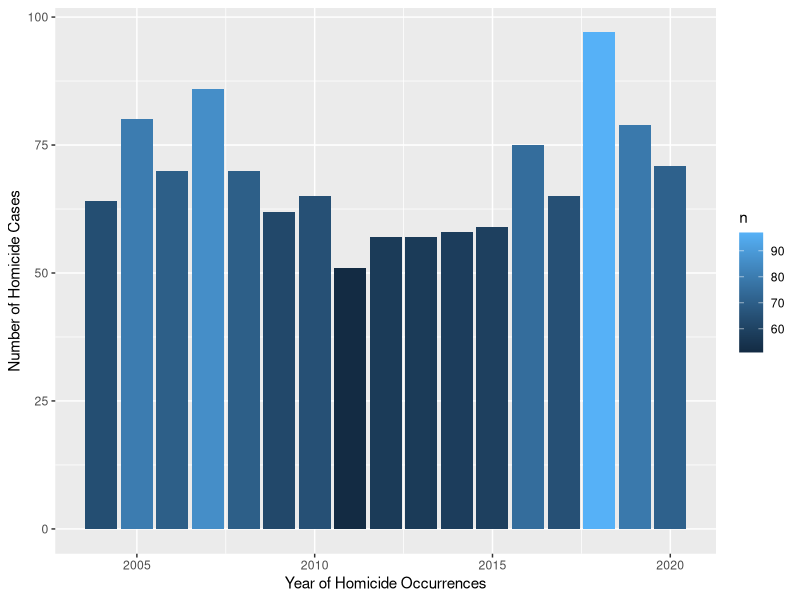
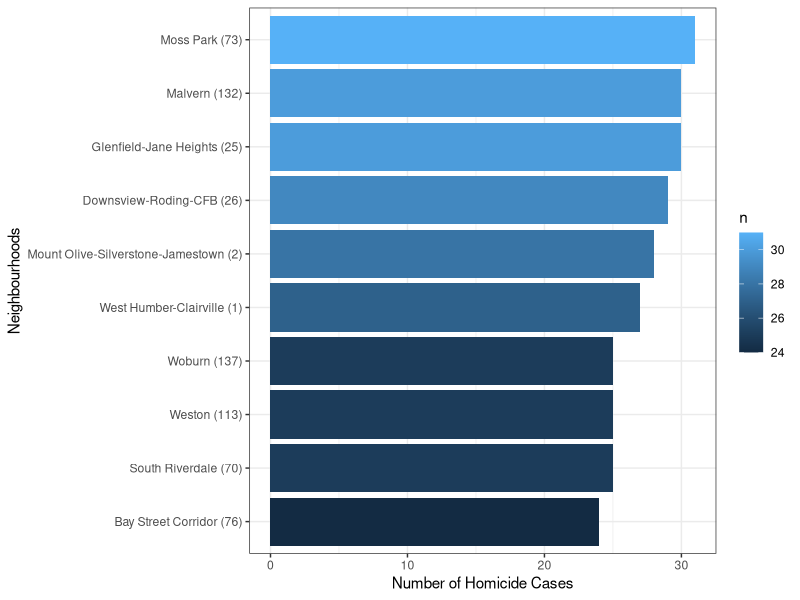
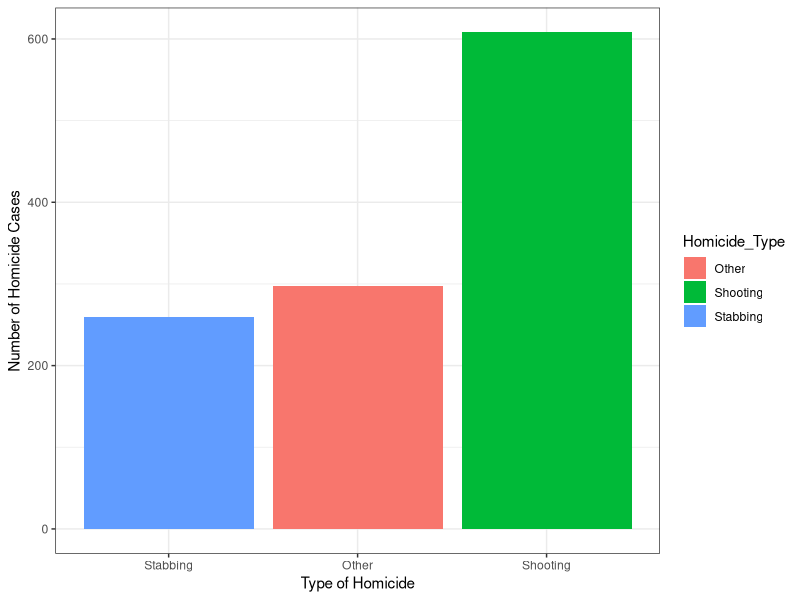

Recreate these plots in R, in order.
## ---- chunk 1
knitr::opts_chunk$set(echo = TRUE)

library(tidyverse)
library(palmerpenguins)
## ---- chunk 2

# Load the require packages 
library(tidyverse)
library(knitr)
library(dplyr)

# Read in the csv file 
homicide <- 
  read.csv(here::here("inputs/data/homocide.csv"))

# Clean out the unnecessary variables
cleaned_homicide_data <-
  homicide |>
  select(Occurrence_year, 
         Homicide_Type,
         Neighbourhood)
## ---- chunk 3

cleaned_homicide_data |> 
  select(Occurrence_year, Neighbourhood, Homicide_Type) |>
  slice(1:10) |> 
  kable(
    caption = "First Ten Rows of a Dataset that Shows Homicide Occurrences",
    col.names = c("Year of Occurrences,",
                  "Neighborhood of Occurences", "Type of Homicide"),
    digits = 1,
    booktabs = TRUE,
    linesep = ""
  )
## ---- chunk 4

# Make tibble for individual variable

tibble_occurrence_year <- 
  tibble(cleaned_homicide_data) |>
  count(Occurrence_year)
       
tibble_neighbourhood <- 
  tibble(cleaned_homicide_data) |>
  count(Neighbourhood)

tibble_homicide_type <- 
  tibble(cleaned_homicide_data) |>
  count(Homicide_Type)

## ---- chunk 5

tibble_occurrence_year |> 
  ggplot(aes(x = Occurrence_year, y = n, fill = n)) +
  geom_col() +
  xlab("Year of Homicide Occurrences") +
  ylab("Number of Homicide Cases") +
  theme_set(theme_bw())

## ---- chunk 6

tibble_neighbourhood |> 
  group_by(Neighbourhood, n) |>
  arrange(desc(n)) |>
  head(10) |>
  ggplot(aes(x = reorder(Neighbourhood, n), 
             y = n, 
             fill = n)) +
  geom_col() +
  xlab("Neighbourhoods") +
  ylab("Number of Homicide Cases") +
  coord_flip() +
  theme_set(theme_bw())
## ---- chunk 7

tibble_homicide_type |>
  ggplot(aes(reorder(x = Homicide_Type, n),
             y = n, 
             fill = Homicide_Type)) +
  geom_col() +
  xlab("Type of Homicide") +
  ylab("Number of Homicide Cases") +
  theme_set(theme_bw())
